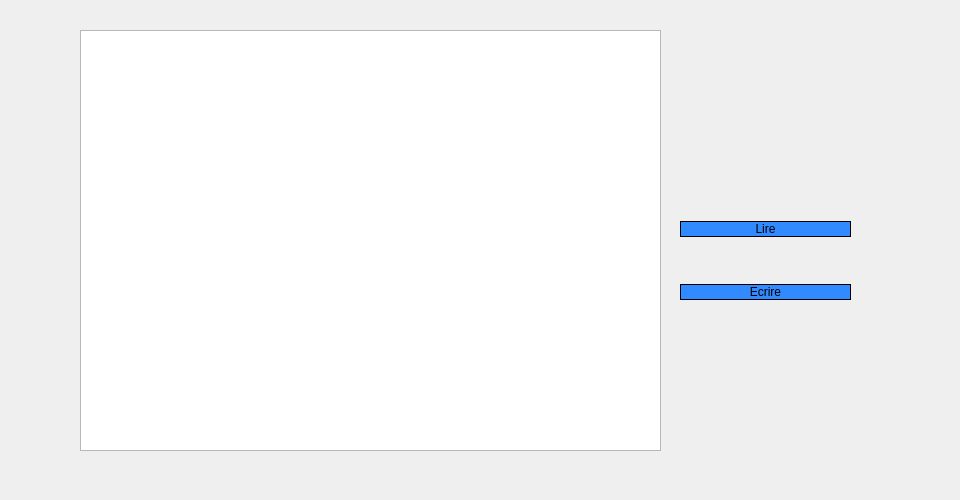
   <widget class="QWidget" name="tab_4">
    <attribute name="title">
     <string>File</string>
    </attribute>
    <widget class="QPlainTextEdit" name="TextEdit_text">
     <property name="geometry">
      <rect>
       <x>80</x>
       <y>30</y>
       <width>581</width>
       <height>421</height>
      </rect>
     </property>
    </widget>
    <widget class="QLabel" name="label_13">
     <property name="geometry">
      <rect>
       <x>60</x>
       <y>10</y>
       <width>801</width>
       <height>461</height>
      </rect>
     </property>
     <property name="text">
      <string/>
     </property>
     <property name="pixmap">
      <pixmap resource="projet.qrc">:/icons/imf.jpg</pixmap>
     </property>
    </widget>
    <widget class="QLabel" name="label_15">
     <property name="geometry">
      <rect>
       <x>60</x>
       <y>5</y>
       <width>821</width>
       <height>431</height>
      </rect>
     </property>
     <property name="text">
      <string/>
     </property>
    </widget>
    <widget class="QLabel" name="label_16">
     <property name="geometry">
      <rect>
       <x>0</x>
       <y>-5</y>
       <width>951</width>
       <height>491</height>
      </rect>
     </property>
     <property name="text">
      <string/>
     </property>
     <property name="pixmap">
      <pixmap resource="projet.qrc">:/icons/haya.png</pixmap>
     </property>
    </widget>
    <widget class="QWidget" name="layoutWidget_2">
     <property name="geometry">
      <rect>
       <x>680</x>
       <y>180</y>
       <width>171</width>
       <height>161</height>
      </rect>
     </property>
     <layout class="QVBoxLayout" name="verticalLayout_2">
      <item>
       <widget class="QPushButton" name="pushButton_lire">
        <property name="layoutDirection">
         <enum>Qt::LeftToRight</enum>
        </property>
        <property name="autoFillBackground">
         <bool>false</bool>
        </property>
        <property name="styleSheet">
         <string notr="true">		border: 1px solid black;
border-radius: 10px;
padding: 0 8px;
background: #318aff;
font: bold, &quot;Arial&quot;;;
text-align:center;
</string>
        </property>
        <property name="text">
         <string>Lire</string>
        </property>
        <property name="icon">
         <iconset resource="projet.qrc">
          <normaloff>:/icons/binoculars.png</normaloff>:/icons/binoculars.png</iconset>
        </property>
        <property name="iconSize">
         <size>
          <width>50</width>
          <height>50</height>
         </size>
        </property>
       </widget>
      </item>
      <item>
       <widget class="QPushButton" name="pushButton_modifier">
        <property name="styleSheet">
         <string notr="true">		border: 1px solid black;
border-radius: 10px;
padding: 0 8px;
background: #318aff;
font: bold, &quot;Arial&quot;;;
text-align:center;
		border: 1px solid black;
border-radius: 10px;
padding: 0 8px;
background: #318aff;
font: bold, &quot;Arial&quot;;;
text-align:center;
</string>
        </property>
        <property name="text">
         <string>Ecrire</string>
        </property>
        <property name="icon">
         <iconset resource="projet.qrc">
          <normaloff>:/icons/letter.png</normaloff>:/icons/letter.png</iconset>
        </property>
        <property name="iconSize">
         <size>
          <width>50</width>
          <height>50</height>
         </size>
        </property>
       </widget>
      </item>
     </layout>
    </widget>
    <zorder>label_16</zorder>
    <zorder>label_15</zorder>
    <zorder>label_13</zorder>
    <zorder>TextEdit_text</zorder>
    <zorder>layoutWidget_2</zorder>
   </widget>
